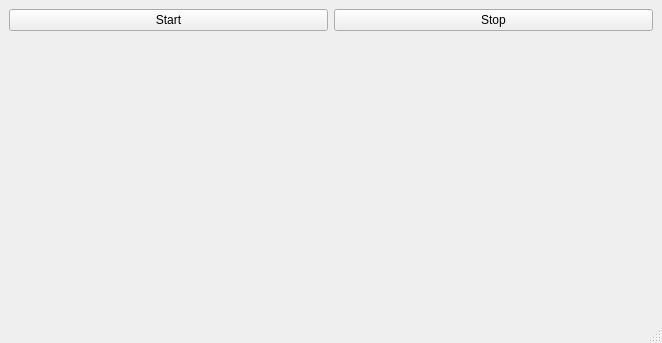
<?xml version="1.0" encoding="UTF-8"?>
<ui version="4.0">
 <class>MainWindow</class>
 <widget class="QMainWindow" name="MainWindow">
  <property name="geometry">
   <rect>
    <x>0</x>
    <y>0</y>
    <width>662</width>
    <height>343</height>
   </rect>
  </property>
  <property name="windowTitle">
   <string>MainWindow</string>
  </property>
  <widget class="QWidget" name="centralwidget">
   <layout class="QGridLayout" name="gridLayout">
    <item row="2" column="0" colspan="2">
     <widget class="QWidget" name="widget" native="true"/>
    </item>
    <item row="1" column="1">
     <widget class="QPushButton" name="pushButton_4">
      <property name="text">
       <string>Stop</string>
      </property>
     </widget>
    </item>
    <item row="1" column="0">
     <widget class="QPushButton" name="pushButton_3">
      <property name="text">
       <string>Start</string>
      </property>
     </widget>
    </item>
   </layout>
  </widget>
  <widget class="QMenuBar" name="menubar">
   <property name="geometry">
    <rect>
     <x>0</x>
     <y>0</y>
     <width>662</width>
     <height>20</height>
    </rect>
   </property>
  </widget>
  <widget class="QStatusBar" name="statusbar"/>
 </widget>
 <resources/>
 <connections/>
</ui>
